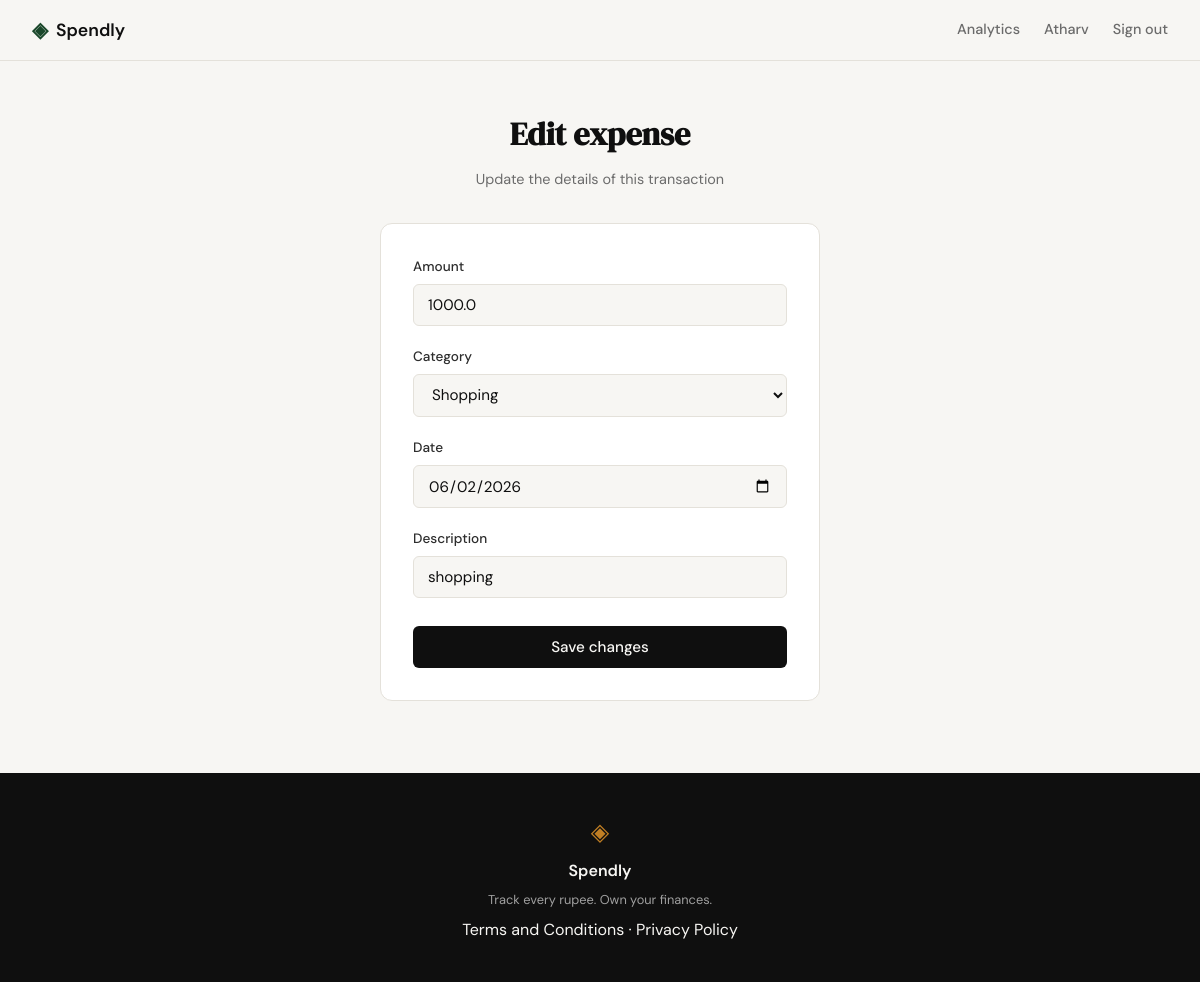
Screenshot of /expenses/20/edit (signed in) with the database file from the repository.
### tables this page shows
CREATE TABLE expenses (
            id          INTEGER PRIMARY KEY AUTOINCREMENT,
            user_id     INTEGER NOT NULL REFERENCES users(id),
            amount      REAL    NOT NULL,
            category    TEXT    NOT NULL,
            date        TEXT    NOT NULL,
            description TEXT,
            created_at  TEXT    DEFAULT (datetime('now'))
        );

### app.py (the view, shortened to what this page needs)
@app.route("/expenses/<int:id>/edit", methods=["GET", "POST"])
def edit_expense(id):
    if not session.get("user_id"):
        return redirect(url_for("login"))
    uid = session["user_id"]
    expense = get_expense_by_id(id, uid)
    if expense is None:
        abort(404)
    action = url_for("edit_expense", id=id)
    if request.method == "GET":
        return _render_expense_form(expense=expense, action=action)

### app.py (called while the page is built)
def _render_expense_form(expense=None, action=None):
    return render_template("expense_form.html", categories=sorted(VALID_CATEGORIES), expense=expense, action=action)

### database/db.py (called while the page is built)
def get_db():
    conn = sqlite3.connect(DB_PATH)
    conn.row_factory = sqlite3.Row
    conn.execute("PRAGMA foreign_keys = ON")
    return conn

### database/queries.py (called while the page is built)
def get_expense_by_id(expense_id, user_id):
    conn = get_db()
    try:
        row = conn.execute(
            "SELECT * FROM expenses WHERE id = ? AND user_id = ?", (expense_id, user_id)
        ).fetchone()
        return dict(row) if row else None
    finally:
        conn.close()

### templates/expense_form.html (shortened to what this page needs)
{% extends "base.html" %}
{% block content %}
<section class="auth-section">
    <div class="auth-container">
        <div class="auth-header">
            <h1 class="auth-title">{% if expense %}Edit expense{% else %}Add an expense{% endif %}</h1>
            <p class="auth-subtitle">
                {% if expense %}Update the details of this transaction{% else %}Log a new transaction to keep your records up to date{% endif %}
            </p>
        </div>
        <div class="auth-card">
            <form method="post" action="{{ action or url_for('add_expense') }}">
                <div class="form-group">
                    <label for="amount">Amount</label>
                    <input type="number" id="amount" name="amount"
                           class="form-input" placeholder="0.00"
                           step="0.01" min="0.01" required autofocus
                           {% if expense %}value="{{ expense.amount }}"{% endif %}>
                </div>
                <div class="form-group">
                    <label for="category">Category</label>
                    <select id="category" name="category" class="form-input" required>
                        {% for c in categories %}
                          <option value="{{ c }}" {% if expense and expense.category == c %}selected{% endif %}>{{ c }}</option>
                        {% endfor %}
                    </select>
                </div>
                <div class="form-group">
                    <label for="date">Date</label>
                    <input type="date" id="date" name="date"
                           class="form-input" required
                           {% if expense %}value="{{ expense.date }}"{% endif %}>
                </div>
                <div class="form-group">
                    <label for="description">Description</label>
                    <input type="text" id="description" name="description"
                           class="form-input" placeholder="Optional notes"
                           {% if expense %}value="{{ expense.description or '' }}"{% endif %}>
                </div>
                <button type="submit" class="btn-submit">{% if expense %}Save changes{% else %}Add expense{% endif %}</button>
            </form>
        </div>
    </div>
</section>
{% endblock %}

### static/css/style.css (style rules this page uses)
:root { --ink: #0f0f0f; --ink-soft: #2d2d2d; --ink-muted: #6b6b6b; --ink-faint: #a0a0a0; --paper: #f7f6f3; --paper-warm: #f0ede6; --paper-card: #ffffff; --accent: #1a472a; --accent-light: #e8f0eb; --accent-2: #c17f24; --accent-2-light: #fdf3e3; --danger: #c0392b; --danger-light: #fdecea; --border: #e4e1da; --border-soft: #eeebe4; --font-display: 'DM Serif Display', Georgia, serif; --font-body: 'DM Sans', system-ui, sans-serif; --max-width: 1200px; --auth-width: 440px; --radius-sm: 6px; --radius-md: 12px; --radius-lg: 20px; --badge-food-bg: #e8f5e9; --badge-food-fg: #2e7d32; --badge-transport-bg: #e3f2fd; --badge-transport-fg: #1565c0; --badge-bills-bg: #fce4ec; --badge-bills-fg: #880e4f; --badge-health-bg: #e0f2f1; --badge-health-fg: #00695c; --badge-entertainment-bg: #fff8e1; --badge-entertainment-fg: #e65100; --badge-shopping-bg: #ede7f6; --badge-shopping-fg: #4527a0; --badge-other-bg: #f5f5f5; --badge-other-fg: #424242; }
*, *::before, *::after { box-sizing: border-box; margin: 0; padding: 0; }
html { font-size: 16px; scroll-behavior: smooth; }
body { background: var(--paper); color: var(--ink); font-family: var(--font-body); font-size: 1rem; line-height: 1.6; -webkit-font-smoothing: antialiased; }
.auth-section { min-height: calc(100vh - 60px - 100px); display: flex; align-items: center; justify-content: center; padding: 3rem 2rem; }
.auth-container { width: 100%; max-width: var(--auth-width); }
.auth-header { text-align: center; margin-bottom: 2rem; }
.auth-title { font-family: var(--font-display); font-size: 2rem; color: var(--ink); margin-bottom: 0.5rem; }
.auth-subtitle { font-size: 0.9rem; color: var(--ink-muted); }
.auth-card { background: var(--paper-card); border: 1px solid var(--border); border-radius: var(--radius-md); padding: 2rem; margin-bottom: 1.5rem; }
.form-group { margin-bottom: 1.25rem; }
.form-group label { display: block; font-size: 0.85rem; font-weight: 500; color: var(--ink-soft); margin-bottom: 0.4rem; }
.form-input { width: 100%; padding: 0.6rem 0.875rem; border: 1px solid var(--border); border-radius: var(--radius-sm); font-family: var(--font-body); font-size: 0.95rem; color: var(--ink); background: var(--paper); outline: none; transition: border-color 0.2s; }
.form-input::placeholder { color: var(--ink-faint); }
.btn-submit { width: 100%; padding: 0.7rem; background: var(--ink); color: var(--paper); border: none; border-radius: var(--radius-sm); font-family: var(--font-body); font-size: 0.95rem; font-weight: 500; cursor: pointer; transition: background 0.2s; margin-top: 0.5rem; }

### rows the page displays
expenses: amount "1000.0", category "Shopping", date "06/02/2026", description "shopping"

### other values shown
{{ session.user_name }} "Atharv"
